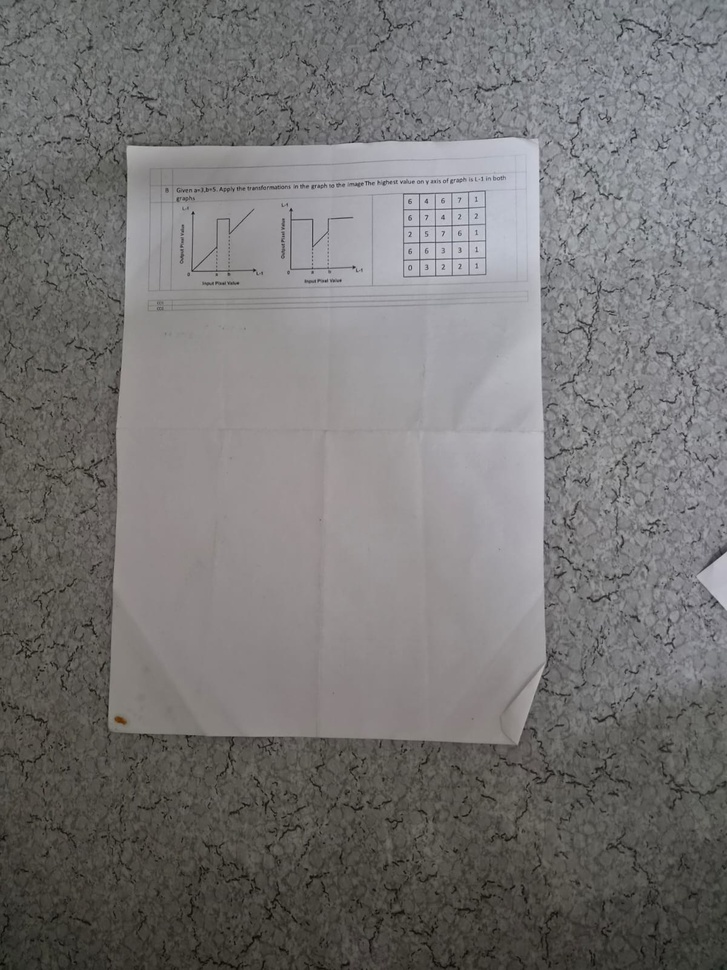
#> input picture dataset/raw/WhatsApp Image 2026-07-31 at 01.03.24 (1).jpeg, 727 x 970 px, shrunk from 1200 x 1600 before the run
$ python -i illumination.py   (imports and definitions only)
#> lines starting #> are read from the running program, lines starting #| are printed output that depends on the picture
"""Illumination flattening based on the illumination-reflectance model.

A photographed page is modelled as I = R * L: the observed image is the
reflectance R (the ink and paper - what we want) multiplied by an
illumination field L (lamp falloff, cast shadows, the darkening toward a
notebook's gutter). Recovering R = I / L removes the lighting while leaving
the content.

L is estimated with a grey-scale morphological *closing* rather than a blur.
Closing with a structuring element wider than any text stroke erases the dark
strokes and leaves the lit paper surface behind. Being non-linear, it holds a
hard shadow edge in place instead of smearing it across the boundary the way
a Gaussian would, so the shadow divides out cleanly rather than leaving a
halo.

Two measured properties worth knowing before changing anything here:

1. Denoising first is not optional. The division amplifies noise, which
   binarisation then removes together with the text. Without it, a noisy
   shadowed page got *worse* (CER 0.647 -> 0.812, characters read halved);
   with edge-preserving denoising it reaches 0.036.
2. Flattening is strongly *subtractive* at the binarisation stage - it removed
   60-75% of the ink pixels on a sample of the project's photos, and the
   survivors were an almost exact subset of the un-flattened output. Much of
   what goes is the notebook's pre-printed ruling (desirable), but faint
   pencil can go with it.

Because of (2), judge any change here with src/evaluation/ocr_accuracy.py
rather than by eye: a cleaner-looking page and a page with the faint writing
destroyed are visually similar and only ground-truth text separates them.
"""

import cv2
import numpy as np

DEFAULT_SE_FRACTION = 20
DEFAULT_MAX_GAIN = 4.0
DEFAULT_SMOOTHING = 31

BILATERAL_DIAMETER = 9
BILATERAL_SIGMA = 60


def estimate_illumination(
    gray: np.ndarray,
    se_fraction: int = DEFAULT_SE_FRACTION,
    smoothing: int = DEFAULT_SMOOTHING,
) -> np.ndarray:
    """Estimate the illumination field L of a grayscale page.

    The structuring element is sized relative to the image so it stays wider
    than the text regardless of resolution; anything narrower than it is
    treated as content and removed.
    """
#> called with se_fraction = 20, smoothing = 31
    if gray.ndim != 2:
        raise ValueError("estimate_illumination expects a single-channel image")

    size = max(15, (gray.shape[1] // se_fraction) | 1)
    element = cv2.getStructuringElement(cv2.MORPH_ELLIPSE, (size, size))
    closed = cv2.morphologyEx(gray, cv2.MORPH_CLOSE, element)
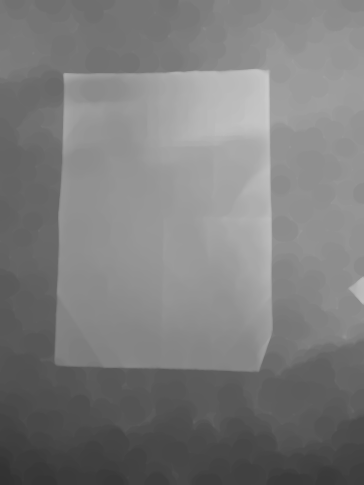
#> closed: shape (970, 727) (shown at 1/2 size); min 50, max 202, mean 124.3

    # A light blur removes blockiness left by the structuring element without
    # meaningfully softening the shadow edge the closing preserved.
    if smoothing > 1:
        closed = cv2.GaussianBlur(closed, (smoothing | 1, smoothing | 1), 0)
    return closed


def denoise_edge_preserving(gray: np.ndarray) -> np.ndarray:
    """Bilateral filter - smooths noise while keeping text edges sharp.

    This must run *before* the division, and the choice of filter is not
    incidental. The division amplifies whatever noise is present by up to
    `max_gain`, and binarisation then strips the amplified speckle along with
    the text. Measured on the synthetic benchmark, denoising first took a
    shadowed noisy page from CER 0.647 to 0.036, and a page with every
    degradation from 1.000 (nothing readable at all) to 0.045.

    Gaussian and median blurring were both measured as *worse* than no
    denoising on the clean-gradient case (0.121 and 0.089 against 0.049),
    because they soften the strokes the OCR depends on. Bilateral preserves
    edges while averaging within flat regions, which is the property needed.
    """
    return cv2.bilateralFilter(gray, BILATERAL_DIAMETER, BILATERAL_SIGMA, BILATERAL_SIGMA)


def flatten_illumination(
    gray: np.ndarray,
    max_gain: float = DEFAULT_MAX_GAIN,
    se_fraction: int = DEFAULT_SE_FRACTION,
    denoise: bool = True,
) -> np.ndarray:
    """Divide out the estimated illumination field, returning an evenly-lit page.

    `max_gain` caps the per-pixel amplification so that deep shadow, where the
    signal is weakest and the noise relatively strongest, is not blown up into
    speckle. `denoise` applies edge-preserving smoothing first; leaving it off
    is measurably harmful on noisy input (see denoise_edge_preserving).
    """
    source = denoise_edge_preserving(gray) if denoise else gray
    field = estimate_illumination(source, se_fraction).astype(np.float32) + 1.0
    gain = np.clip(255.0 / field, 0.0, max_gain)
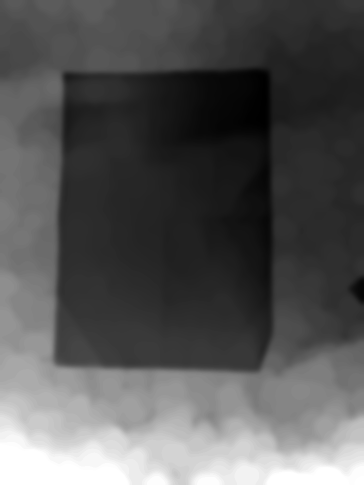
#> gain: shape (970, 727) float32 (shown at 1/2 size); min 1.29, max 4, mean 2.21; drawn with min black and max white
    return np.clip(source.astype(np.float32) * gain, 0, 255).astype(np.uint8)
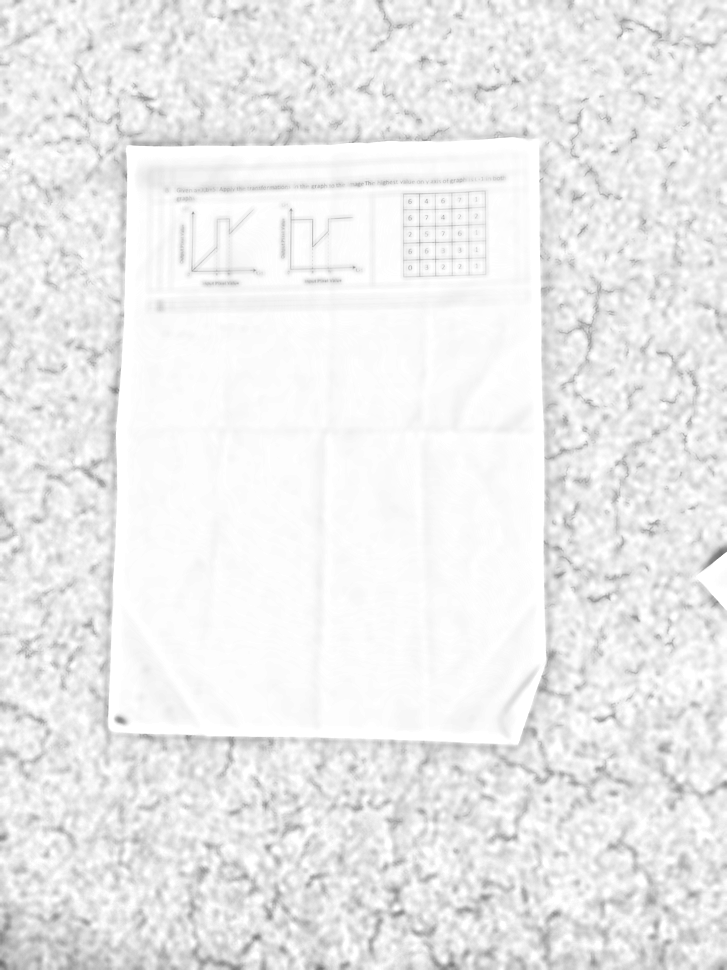
#> returned value: shape (970, 727); min 107, max 255, mean 236.2


# [14 lines left out: function illumination_unevenness, not called in this run]

>>> import cv2
>>> picture = cv2.imread('../../dataset/raw/WhatsApp Image 2026-07-31 at 01.03.24 (1).jpeg', cv2.IMREAD_GRAYSCALE)
>>> result = flatten_illumination(picture)

$ run again, on dataset/raw/WhatsApp Image 2026-07-31 at 01.03.26 (2).jpeg
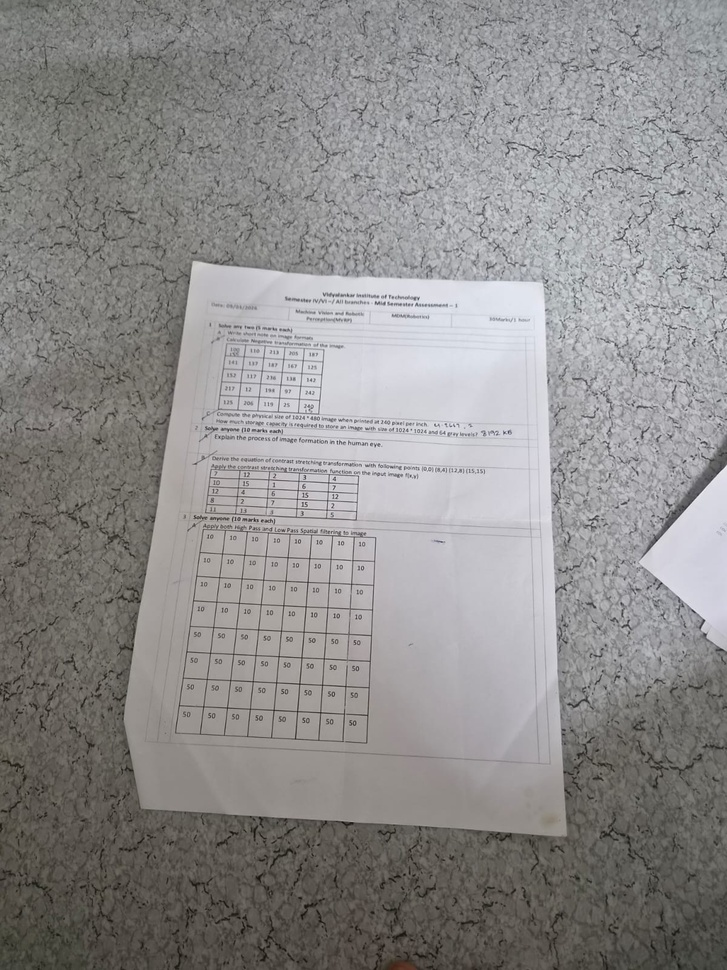
#> input picture dataset/raw/WhatsApp Image 2026-07-31 at 01.03.26 (2).jpeg, 727 x 970 px, shrunk from 1200 x 1600 before the run
#> in flatten_illumination, `gain = np.clip(255.0 / field, 0.0, max_gain)`:
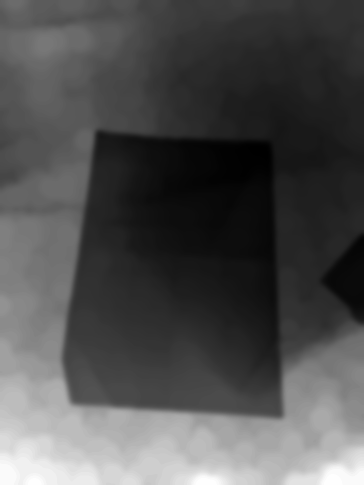
#> gain: shape (970, 727) float32 (shown at 1/2 size); min 1.11, max 3.4, mean 1.83; drawn with min black and max white
#> in flatten_illumination, `return np.clip(source.astype(np.float32) * gain, 0, 255).astype(np.uin..`:
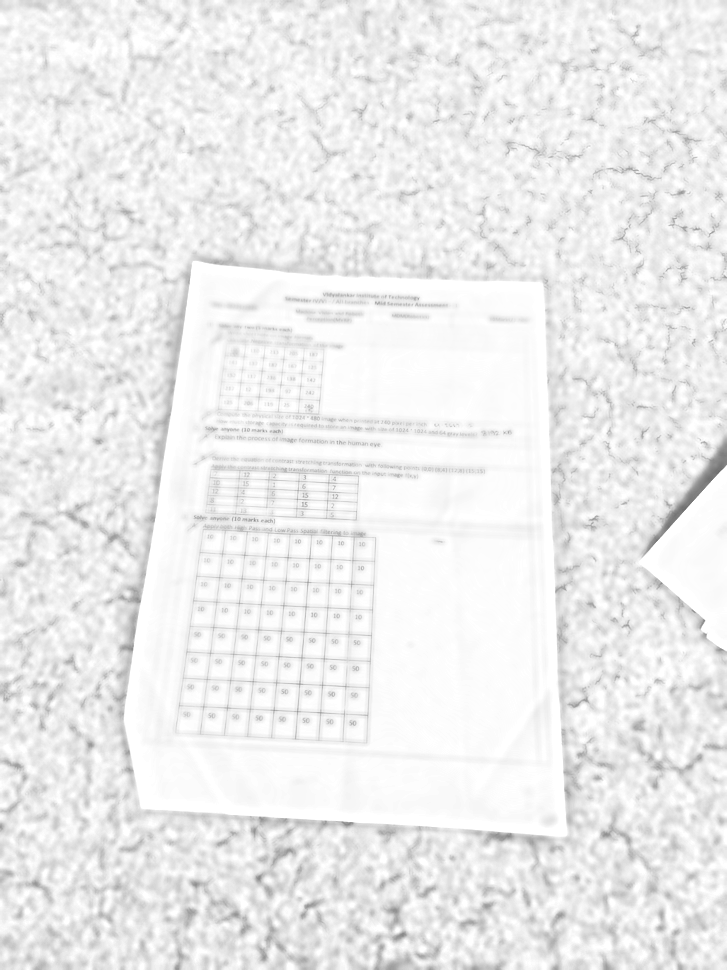
#> returned value: shape (970, 727); min 108, max 255, mean 237.3

$ run again, on dataset/raw/WhatsApp Image 2026-07-31 at 01.03.31 (2).jpeg
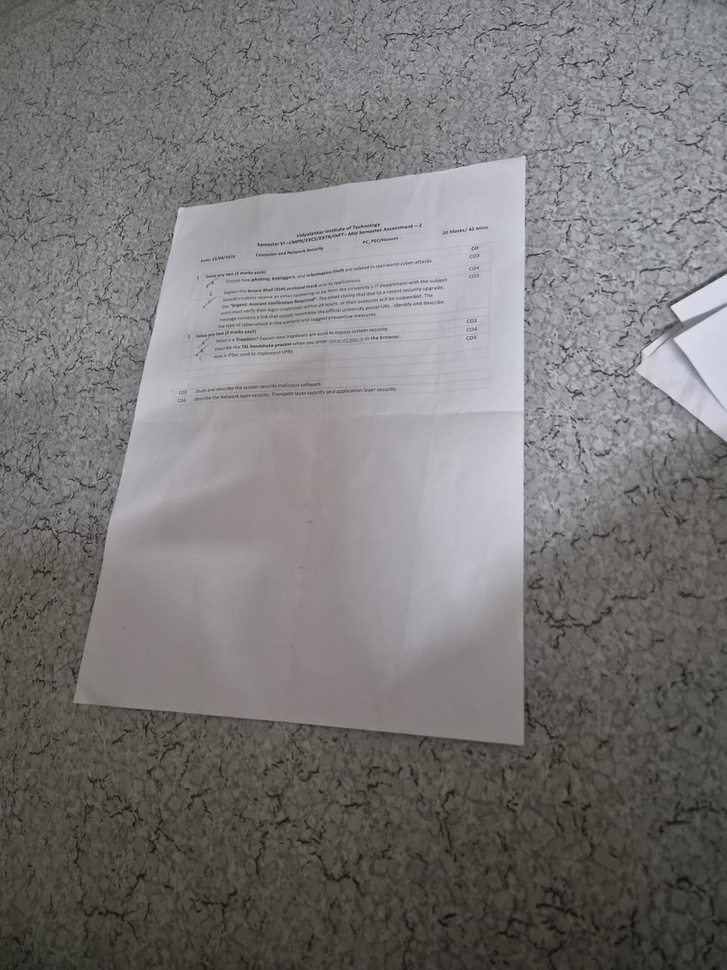
#> input picture dataset/raw/WhatsApp Image 2026-07-31 at 01.03.31 (2).jpeg, 727 x 970 px, shrunk from 1200 x 1600 before the run
#> in flatten_illumination, `gain = np.clip(255.0 / field, 0.0, max_gain)`:
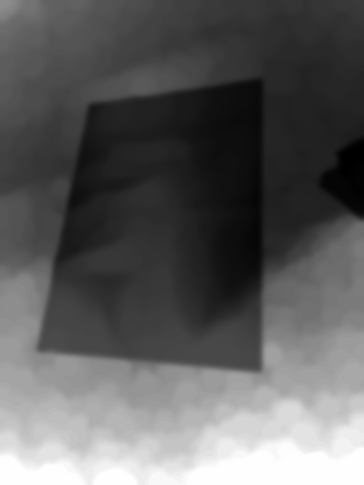
#> gain: shape (970, 727) float32 (shown at 1/2 size); min 1.17, max 4, mean 2.21; drawn with min black and max white
#> in flatten_illumination, `return np.clip(source.astype(np.float32) * gain, 0, 255).astype(np.uin..`:
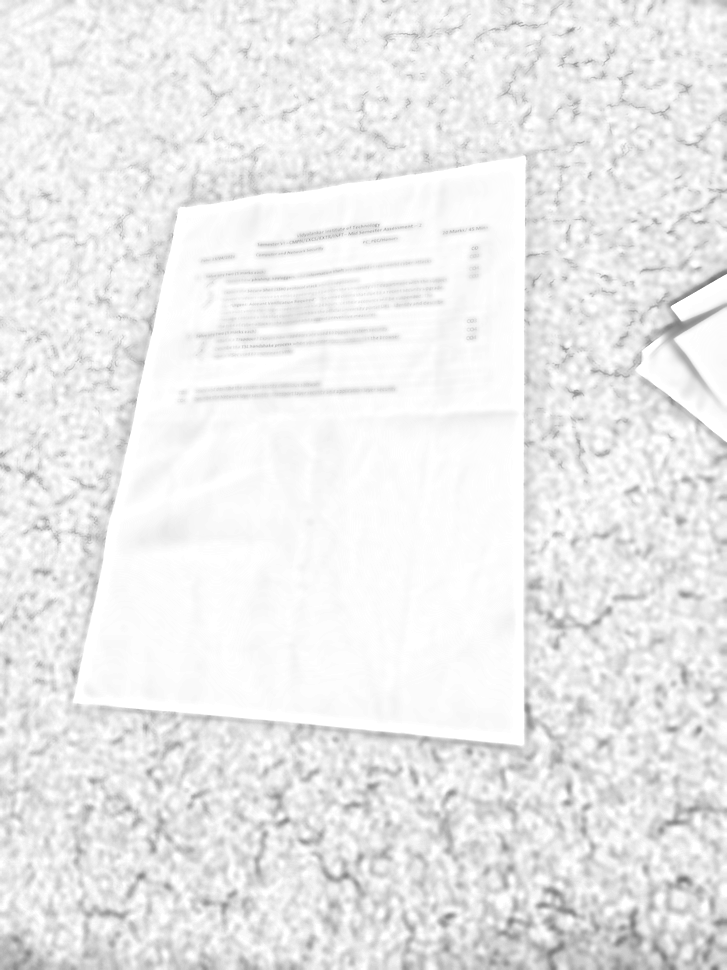
#> returned value: shape (970, 727); min 108, max 255, mean 235.6
